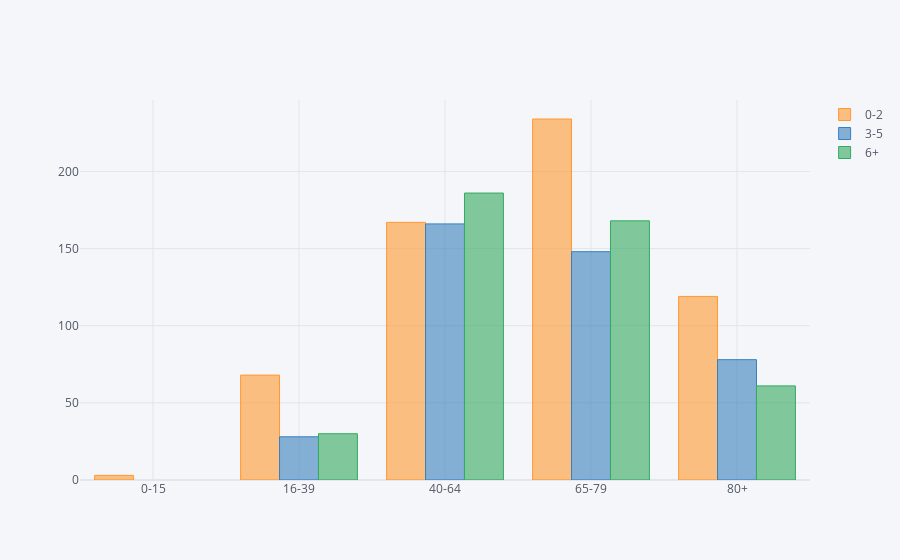

Source (notebook cell):
### Code cell
icl.pivot("AGE", "LOS DAY CLASS", "EPISODIO").iplot(kind='bar')

### Figure 1 — Plotly figure (JSON) as saved in the notebook; plotly's stock layout.template omitted (floating-point values rounded to 4 significant figures)
{"data": [{"marker": {"color": "rgba(255, 153, 51, 0.6)", "line": {"color": "rgba(255, 153, 51, 1.0)", "width": 1}}, "name": "0-2", "orientation": "v", "text": "", "type": "bar", "x": ["0-15", "16-39", "40-64", "65-79", "80+"], "y": [3, 68, 167, 234, 119]}, {"marker": {"color": "rgba(55, 128, 191, 0.6)", "line": {"color": "rgba(55, 128, 191, 1.0)", "width": 1}}, "name": "3-5", "orientation": "v", "text": "", "type": "bar", "x": ["0-15", "16-39", "40-64", "65-79", "80+"], "y": ["", 28, 166, 148, 78]}, {"marker": {"color": "rgba(50, 171, 96, 0.6)", "line": {"color": "rgba(50, 171, 96, 1.0)", "width": 1}}, "name": "6+", "orientation": "v", "text": "", "type": "bar", "x": ["0-15", "16-39", "40-64", "65-79", "80+"], "y": ["", 30, 186, 168, 61]}], "layout": {"legend": {"bgcolor": "#F5F6F9", "font": {"color": "#4D5663"}}, "paper_bgcolor": "#F5F6F9", "plot_bgcolor": "#F5F6F9", "title": {"font": {"color": "#4D5663"}}, "xaxis": {"gridcolor": "#E1E5ED", "showgrid": true, "tickfont": {"color": "#4D5663"}, "title": {"font": {"color": "#4D5663"}, "text": ""}, "zerolinecolor": "#E1E5ED"}, "yaxis": {"gridcolor": "#E1E5ED", "showgrid": true, "tickfont": {"color": "#4D5663"}, "title": {"font": {"color": "#4D5663"}, "text": ""}, "zerolinecolor": "#E1E5ED"}}}
